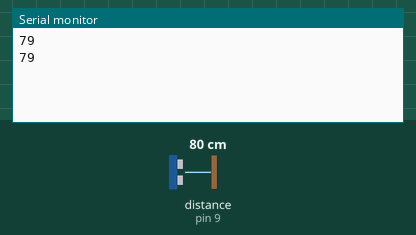
The sketch below on a simulated Arduino Uno, built with avr-gcc and run on an emulated ATmega328P. Shown: the last lines printed to the serial monitor. Wiring (inferred from the names in the program): ultrasonic range finder: trigger pin 10; echo pin 9. The inputs (shaded band) are chosen by the test bench; at power-on: distance to the obstacle (sensor on pin 9) 80 cm. The echo pulse lasts 58.3 µs per cm.

Above: at 1.8 s.
1.9 s: distance to the obstacle (sensor on pin 9) set to 2 cm
At 2.6 s:
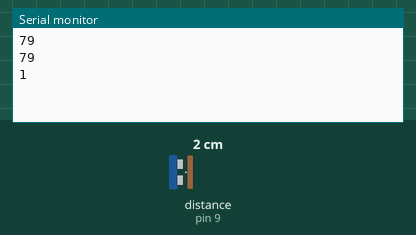
3.4 s: distance to the obstacle (sensor on pin 9) set to 4 cm
At 4.8 s:
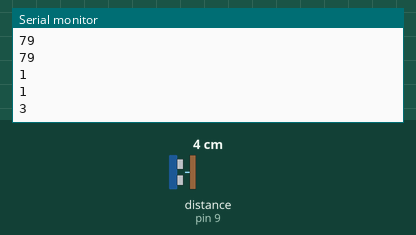
Timing chart, 0 to 6.4 s (numbered marks = the images above; inputs shaded):
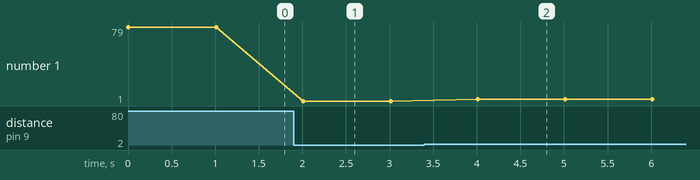

The sketch:

HC-SR04.ino
```cpp
/*
 * HC-SR04 Proximity Sensor
 *
 * Author: Augusto Recordon
*/

const int TRIG_PIN = 10;
const int ECHO_PIN = 9;

void setup() {
  //Define the trig pin as an output.
  pinMode(TRIG_PIN, OUTPUT);
  // Define the echo pin as an input.
  pinMode(ECHO_PIN, INPUT);
  // Start Serial comm.
  Serial.begin(9600);
}
void loop() {
  // Clear the trig pin to have a clean high pulse.
  digitalWrite(TRIG_PIN, LOW);
  delayMicroseconds(5);

  // Send a HIGH pulse on the trig pin for 10 microseconds to trigger the sensor.
  digitalWrite(TRIG_PIN, HIGH);
  delayMicroseconds(10);

  // Clear the trig pin.
  digitalWrite(TRIG_PIN, LOW);

  // Read the echoPin (travel time of the sound wave in microseconds).
  long duration = pulseIn(ECHO_PIN, HIGH);

  // Transform the reading to cms or inches.
  int distance= (duration / 2) / 29.1 ; // Replace 29.1 with 74 for inches.

  // Write the distance to the Serial port.
  Serial.println(distance);

  // Wait for a second before the next loop.
  delay(1000);
}
```

Measured:
- after the input at 1.9 s, the serial monitor: prints a new line after 0.11 s (image 1)
- after the input at 3.4 s, the serial monitor: prints a new line after 0.61 s (image 2)
- plotted number 1: 79 → 1 after the input at 1.9 s, 1 → 3 after the input at 3.4 s
